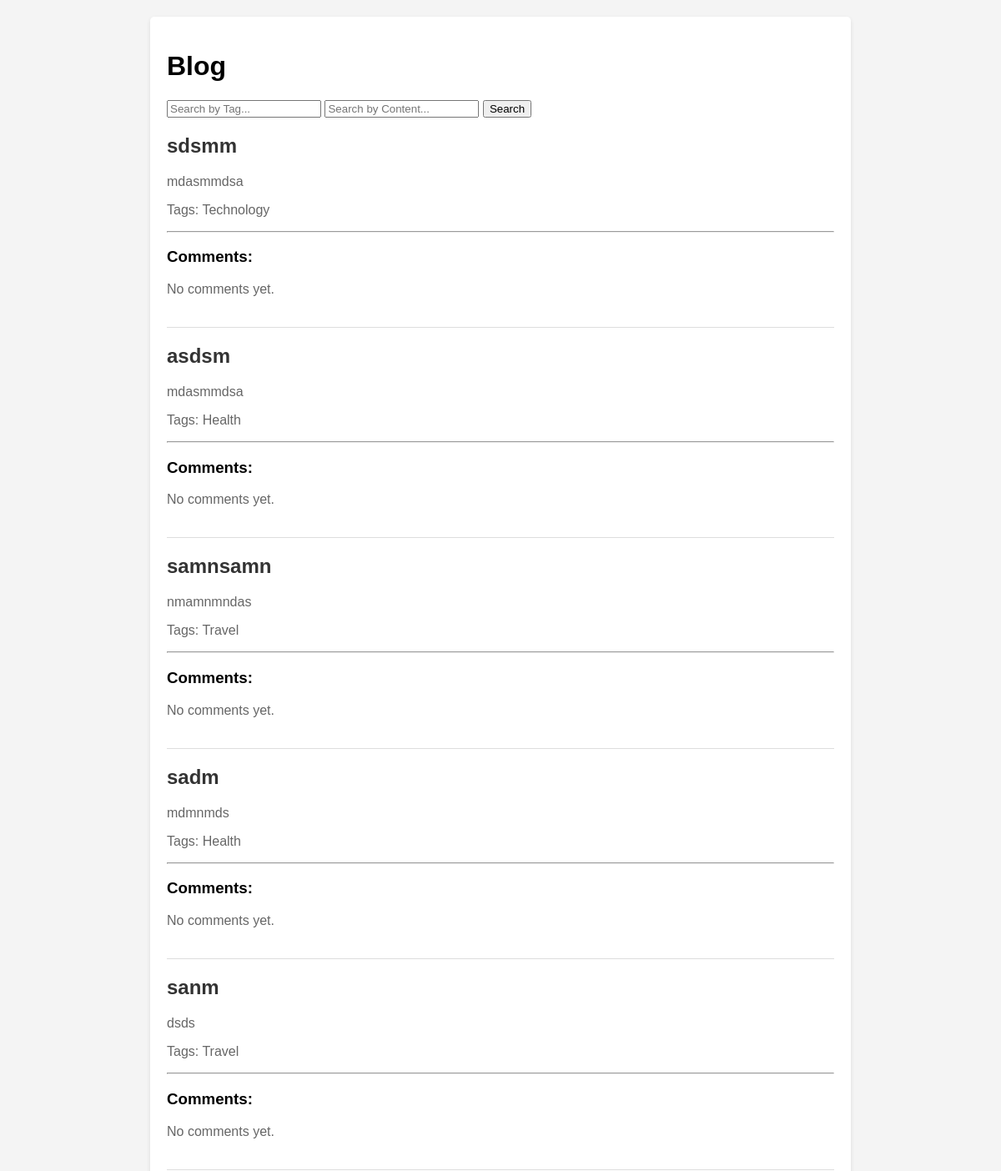
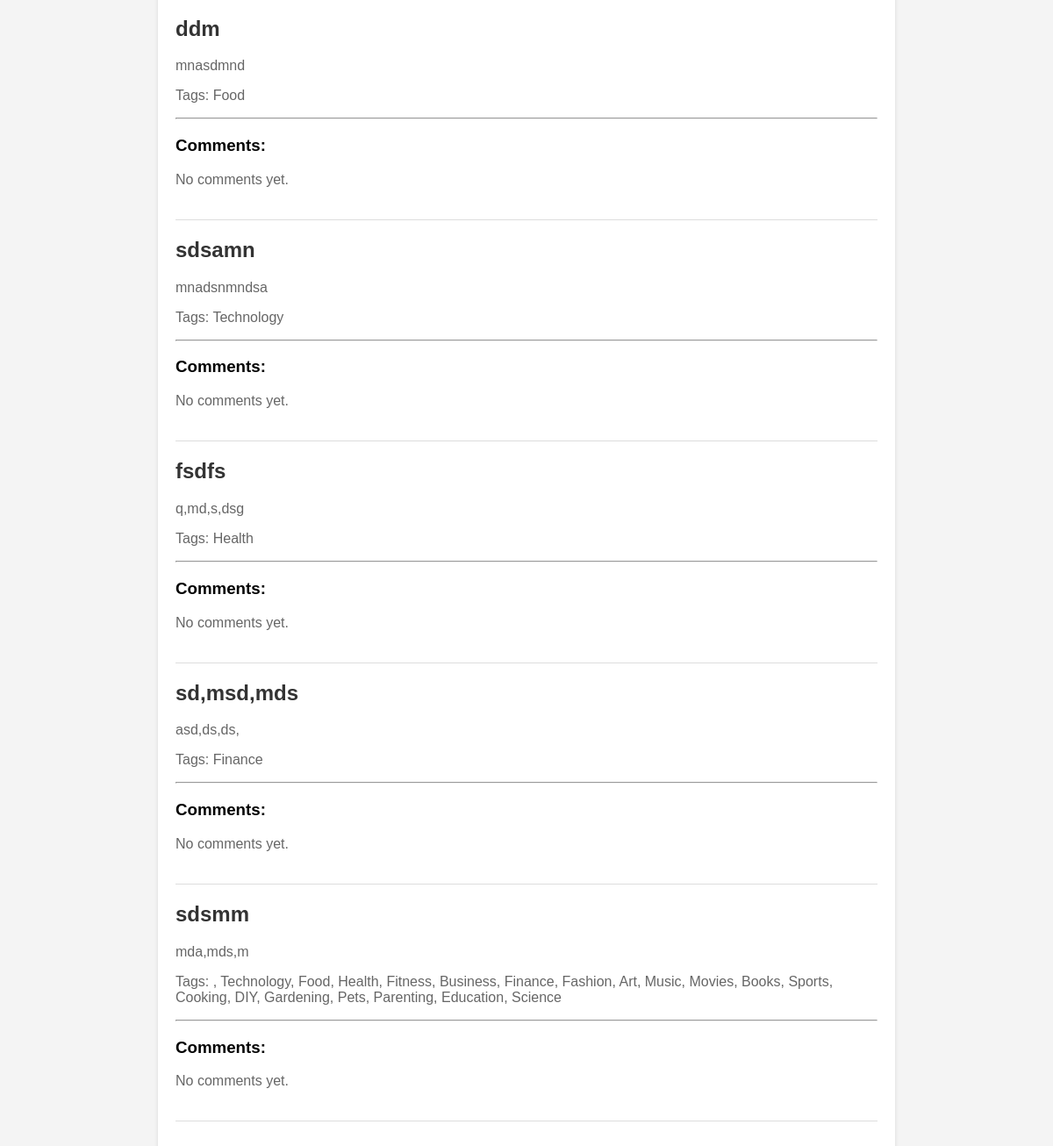
Page /blog on the committed database (2 pictures, top to bottom).
### blog/models.py (models this page shows, shortened)
class BaseModel(models.Model):
    created_at = models.DateTimeField(default=timezone.now)
    updated_at = models.DateTimeField(auto_now=True)
    class Meta:
        abstract = True

class Post(BaseModel):
    title = models.CharField(max_length=100)
    content = models.TextField()
    tags = models.CharField(max_length=100)
    created_by = models.ForeignKey(User, on_delete=models.CASCADE)

### blog/views.py (the view)
# urls.py: path('', BlogPageView.as_view(), name='home'),
class BlogPageView(ListView):
    model = Post
    template_name = 'blog/home.html'
    context_object_name = 'posts'
    def get_queryset(self):
        queryset = super().get_queryset()
        tag = self.request.GET.get('tag')
        if tag:
            queryset = queryset.filter(tags__icontains=tag)
        else:
            search_query = self.request.GET.get('search_query')
            if search_query:
                queryset = queryset.filter(title__icontains=search_query) | queryset.filter(content__icontains=search_query)
        return queryset

### templates/blog/home.html (shortened to what this page needs)
<!DOCTYPE html>
<html lang="en">
<head>
</head>
<body>
    <div class="container">
        <h1>Blog</h1>
        <form action="{% url 'home' %}" method="GET">
            <input type="text" name="tag" placeholder="Search by Tag...">
            <input type="text" name="search_query" placeholder="Search by Content...">
            <button type="submit">Search</button>
            {% for post in posts %}
            <div class="post">
                <h2>{{ post.title }}</h2>
                <p>{{ post.content }}</p>
                <p class="post-tags">Tags: {{ post.tags }}</p>
                <hr>
                <h3>Comments:</h3>
                {% for comment in post.comments.all %}
                <p>{{ comment.comment }} - {{ comment.user_name }}</p>
                {% empty %}
                <p>No comments yet.</p>
                {% endfor %}
            </div>
            {% endfor %}
    </div>
</body>
</html>

### templates/blog/home.html (style rules this page uses)
body { font-family: Arial, sans-serif; background-color: #f4f4f4; margin: 0; padding: 0; }
.container { max-width: 800px; margin: 20px auto; padding: 20px; background-color: #fff; border-radius: 5px; box-shadow: 0 2px 5px rgba(0, 0, 0, 0.1); }
.post { margin-bottom: 20px; padding-bottom: 20px; border-bottom: 1px solid #ddd; }
.post h2 { color: #333; }
.post p { color: #666; }
.post-tags { color: #888; }

### rows in the picture
Post: title "sdsmm", content "mdasmmdsa", tags "Technology"
Post: title "asdsm", content "mdasmmdsa", tags "Health"
Post: title "samnsamn", content "nmamnmndas", tags "Travel"
Post: title "sadm", content "mdmnmds", tags "Health"
Post: title "sanm", content "dsds", tags "Travel"
Post: title "ddm", content "mnasdmnd", tags "Food"
Post: title "sdsamn", content "mnadsnmndsa", tags "Technology"
Post: title "fsdfs", content "q,md,s,dsg", tags "Health"
Post: title "sd,msd,mds", content "asd,ds,ds,", tags "Finance"
Post: title "sdsmm", content "mda,mds,m", tags ", Technology, Food, Health, Fitness, Business, Finance, Fashion, Art, Music, Movies, Books, Sports, Cooking, DIY, Gardening, Pets, Parenting, Education, Science"
